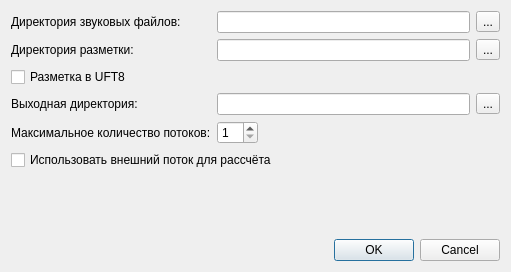
<?xml version="1.0" encoding="UTF-8"?>
<ui version="4.0">
 <class>SettingsDialogClass</class>
 <widget class="QDialog" name="SettingsDialogClass">
  <property name="geometry">
   <rect>
    <x>0</x>
    <y>0</y>
    <width>511</width>
    <height>272</height>
   </rect>
  </property>
  <property name="windowTitle">
   <string>Настройки phonemePlacerPlugin</string>
  </property>
  <layout class="QGridLayout" name="gridLayout">
   <item row="8" column="0" colspan="3">
    <widget class="QDialogButtonBox" name="buttonBox">
     <property name="orientation">
      <enum>Qt::Horizontal</enum>
     </property>
     <property name="standardButtons">
      <set>QDialogButtonBox::Cancel|QDialogButtonBox::Ok</set>
     </property>
    </widget>
   </item>
   <item row="6" column="1">
    <spacer name="verticalSpacer">
     <property name="orientation">
      <enum>Qt::Vertical</enum>
     </property>
     <property name="sizeHint" stdset="0">
      <size>
       <width>20</width>
       <height>40</height>
      </size>
     </property>
    </spacer>
   </item>
   <item row="0" column="0">
    <widget class="QLabel" name="label_2">
     <property name="text">
      <string>Директория звуковых файлов:</string>
     </property>
    </widget>
   </item>
   <item row="0" column="1">
    <widget class="QLineEdit" name="lineEdit_wavDir"/>
   </item>
   <item row="0" column="2">
    <widget class="QToolButton" name="toolButton_setWavDir">
     <property name="text">
      <string>...</string>
     </property>
    </widget>
   </item>
   <item row="1" column="0">
    <widget class="QLabel" name="label_4">
     <property name="text">
      <string>Директория разметки:</string>
     </property>
    </widget>
   </item>
   <item row="1" column="1">
    <widget class="QLineEdit" name="lineEdit_markingDir"/>
   </item>
   <item row="1" column="2">
    <widget class="QToolButton" name="toolButton_setMarkingDir">
     <property name="text">
      <string>...</string>
     </property>
    </widget>
   </item>
   <item row="3" column="1">
    <widget class="QLineEdit" name="lineEdit_outDir"/>
   </item>
   <item row="3" column="0">
    <widget class="QLabel" name="label_5">
     <property name="text">
      <string>Выходная директория:</string>
     </property>
    </widget>
   </item>
   <item row="4" column="0">
    <widget class="QLabel" name="label_6">
     <property name="text">
      <string>Максимальное количество потоков:</string>
     </property>
    </widget>
   </item>
   <item row="3" column="2">
    <widget class="QToolButton" name="toolButton_setOutDir">
     <property name="text">
      <string>...</string>
     </property>
    </widget>
   </item>
   <item row="4" column="1">
    <layout class="QHBoxLayout" name="horizontalLayout">
     <item>
      <widget class="QSpinBox" name="spinBox_maxBPThreadCount">
       <property name="minimum">
        <number>1</number>
       </property>
      </widget>
     </item>
     <item>
      <spacer name="horizontalSpacer">
       <property name="orientation">
        <enum>Qt::Horizontal</enum>
       </property>
       <property name="sizeHint" stdset="0">
        <size>
         <width>40</width>
         <height>20</height>
        </size>
       </property>
      </spacer>
     </item>
    </layout>
   </item>
   <item row="5" column="0" colspan="3">
    <widget class="QCheckBox" name="checkBox_useExternalProcessing">
     <property name="text">
      <string>Использовать внешний поток для рассчёта</string>
     </property>
    </widget>
   </item>
   <item row="2" column="0">
    <widget class="QCheckBox" name="checkBox_markingAsUtf8">
     <property name="text">
      <string>Разметка в UFT8</string>
     </property>
    </widget>
   </item>
  </layout>
 </widget>
 <resources/>
 <connections>
  <connection>
   <sender>buttonBox</sender>
   <signal>accepted()</signal>
   <receiver>SettingsDialogClass</receiver>
   <slot>accept()</slot>
   <hints>
    <hint type="sourcelabel">
     <x>248</x>
     <y>254</y>
    </hint>
    <hint type="destinationlabel">
     <x>157</x>
     <y>274</y>
    </hint>
   </hints>
  </connection>
  <connection>
   <sender>buttonBox</sender>
   <signal>rejected()</signal>
   <receiver>SettingsDialogClass</receiver>
   <slot>reject()</slot>
   <hints>
    <hint type="sourcelabel">
     <x>316</x>
     <y>260</y>
    </hint>
    <hint type="destinationlabel">
     <x>286</x>
     <y>274</y>
    </hint>
   </hints>
  </connection>
 </connections>
</ui>
